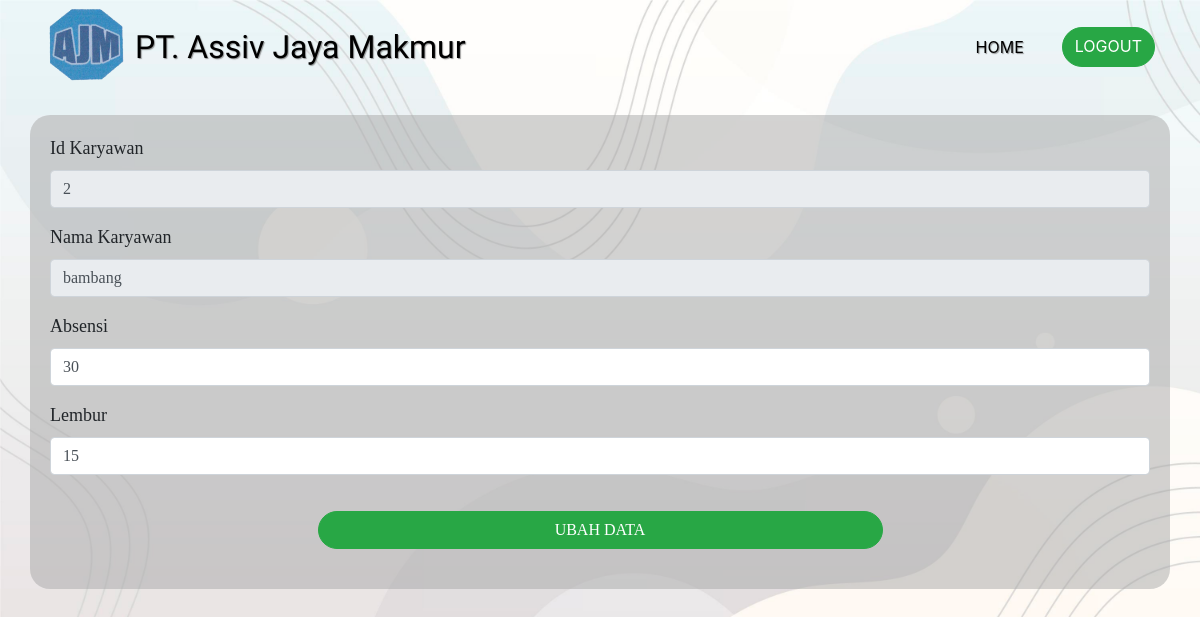
The page /function/absensi/ubahFunction.php?id=2 (signed in) on the database its author committed.
### tables this page shows
CREATE TABLE `absensi` (
  `id_absensi` int(11) NOT NULL,
  `Id_karyawan` varchar(200) NOT NULL,
  `nama_karyawan` varchar(200) NOT NULL,
  `absen` varchar(100) NOT NULL,
  `lembur` varchar(50) NOT NULL
);

### function/functions.php (called while the page is built, shortened)
<?php
$conn = mysqli_connect("localhost", "root", "", "penggajian");
function query($query)
{
    global $conn;
    $result = mysqli_query($conn, $query);
    $rows = [];
    while ($row = mysqli_fetch_assoc($result)) {
        $rows[] = $row;
    }
    return $rows;
}

### function/absensi/ubahFunction.php (the view, shortened to what this page needs)
<?php
require '../functions.php';
$id = $_GET["id"];
$update = query("SELECT * FROM absensi WHERE Id_karyawan = $id")[0];
?>
<!doctype html>
<html lang="en">
<head>
    <link rel="stylesheet" href="../../bootstrap/css/bootstrap.min.css">
    <link rel="stylesheet" href="../css/StyleUbah.css">
</head>
<body>
    <nav class="navbar navbar-expand-lg navbar-light">
        <div class="container">
            <img src="../../logodinascilegon/logousaha.png" alt="logo">
            <a class="navbar-brand" href="../home/index.php">PT. Assiv Jaya Makmur </a>
            <div class="collapse navbar-collapse" id="navbarNavAltMarkup">
                <div class="navbar-nav ml-auto">
                    <a class="nav-item nav-link active" href="../../admin/admin-page.php">Home</a>
                    <a class="nav-item btn btn-success tombol" href="../../admin/logout.php">logout</a>
                </div>
            </div>
        </div>
    </nav>
    <div class="container content">
        <form action="" method="POST">
            <div class="form-group">
                <label for="id_karyawan">id karyawan</label>
                <input type="number" name="id_karyawan" class="form-control" id="id_karyawan" autocomplete="off" value="<?= $update["Id_karyawan"]; ?>" readonly>
            </div>
            <div class="form-group">
                <label for="nama_karyawan">nama karyawan</label>
                <input type="text" name="nama_karyawan" class="form-control" id="nama_karyawan" autocomplete="off" value="<?= $update["nama_karyawan"]; ?>" readonly>
            </div>
            <div class="form-group">
                <label for="absensi">absensi</label>
                <input type="number" name="absensi" class="form-control" id="absensi" autocomplete="off" value="<?= $update["absen"]; ?>">
            </div>
            <div class="form-group">
                <label for="lembur">lembur</label>
                <input type="number" name="lembur" class="form-control" id="lembur" autocomplete="off" value="<?= $update["lembur"]; ?>">
            </div>
            <div class="row d-flex justify-content-center">
                <button type="submit" name="submit" class="btn btn-success add">ubah data</button>
            </div>
        </form>
    </div>
</body>
</html>

### function/css/StyleUbah.css (style rules this page uses)
body { background-image: url(../../admin/background/bg.jpg); background-size: cover; }
.navbar { position: relative; z-index: 1; }
.navbar-brand { font-family: viga; font-size: 16px; }
.navbar .nav-link { text-align: center; }
.navbar img { width: 50px; position: relative; }
.tombol { text-transform: uppercase; border-radius: 40px; }
.content { margin-top: 20px; text-transform: capitalize; font-size: 18px; background-color: rgba(167, 167, 167, 0.5); padding: 20px; border-radius: 20px; font-family: poppins; }
.content .add { margin-top: 20px; margin-bottom: 20px; border-radius: 20px; text-transform: uppercase; width: 50%; }
@media (min-width: 992px) { .navbar { padding-bottom: 10px; } }
@media (min-width: 992px) { .navbar-brand { font-size: 32px; } }
@media (min-width: 992px) { .navbar-brand, .nav-link { color: rgb(0, 0, 0) !important; text-shadow: 1px 1px 1px rgba(105, 105, 105, 0.7); } }
@media (min-width: 992px) { .navbar img { width: 80px; position: relative; bottom: 2px; margin-right: 10px; } }
@media (min-width: 992px) { .nav-link { text-transform: uppercase; margin-right: 30px; } }

### rows shown on the page
absensi: id_karyawan "2", nama_karyawan "bambang", absensi "30", lembur "15"
